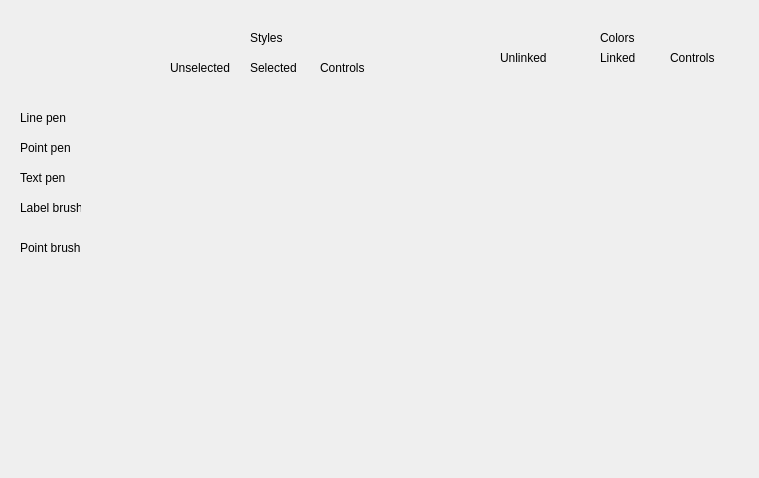
<?xml version="1.0" encoding="UTF-8"?>
<ui version="4.0">
 <class>Form</class>
 <widget class="QWidget" name="Form">
  <property name="geometry">
   <rect>
    <x>0</x>
    <y>0</y>
    <width>759</width>
    <height>478</height>
   </rect>
  </property>
  <property name="windowTitle">
   <string>Form</string>
  </property>
  <widget class="QLabel" name="stylesLabel">
   <property name="geometry">
    <rect>
     <x>250</x>
     <y>30</y>
     <width>50</width>
     <height>16</height>
    </rect>
   </property>
   <property name="text">
    <string>Styles</string>
   </property>
  </widget>
  <widget class="QLabel" name="colorsLabel">
   <property name="geometry">
    <rect>
     <x>600</x>
     <y>30</y>
     <width>50</width>
     <height>16</height>
    </rect>
   </property>
   <property name="text">
    <string>Colors</string>
   </property>
  </widget>
  <widget class="QLabel" name="linePenStyleLabel">
   <property name="geometry">
    <rect>
     <x>20</x>
     <y>110</y>
     <width>50</width>
     <height>16</height>
    </rect>
   </property>
   <property name="text">
    <string>Line pen</string>
   </property>
  </widget>
  <widget class="QLabel" name="pointPenStyleLabel">
   <property name="geometry">
    <rect>
     <x>20</x>
     <y>140</y>
     <width>51</width>
     <height>16</height>
    </rect>
   </property>
   <property name="text">
    <string>Point pen</string>
   </property>
  </widget>
  <widget class="QLabel" name="selectedStylesLabel">
   <property name="geometry">
    <rect>
     <x>250</x>
     <y>60</y>
     <width>50</width>
     <height>16</height>
    </rect>
   </property>
   <property name="text">
    <string>Selected</string>
   </property>
  </widget>
  <widget class="QLabel" name="controlStylesLabel">
   <property name="geometry">
    <rect>
     <x>320</x>
     <y>60</y>
     <width>50</width>
     <height>16</height>
    </rect>
   </property>
   <property name="text">
    <string>Controls</string>
   </property>
  </widget>
  <widget class="QLabel" name="pointBrushStyleLabel">
   <property name="geometry">
    <rect>
     <x>20</x>
     <y>240</y>
     <width>71</width>
     <height>16</height>
    </rect>
   </property>
   <property name="text">
    <string>Point brush</string>
   </property>
  </widget>
  <widget class="QLabel" name="textPenSyleLabel">
   <property name="geometry">
    <rect>
     <x>20</x>
     <y>170</y>
     <width>50</width>
     <height>16</height>
    </rect>
   </property>
   <property name="text">
    <string>Text pen</string>
   </property>
  </widget>
  <widget class="QLabel" name="labelBrushStyleLabel">
   <property name="geometry">
    <rect>
     <x>20</x>
     <y>200</y>
     <width>61</width>
     <height>16</height>
    </rect>
   </property>
   <property name="text">
    <string>Label brush</string>
   </property>
  </widget>
  <widget class="QLabel" name="unSelectedStylesLabel">
   <property name="geometry">
    <rect>
     <x>170</x>
     <y>60</y>
     <width>61</width>
     <height>16</height>
    </rect>
   </property>
   <property name="text">
    <string>Unselected</string>
   </property>
  </widget>
  <widget class="QLabel" name="linkedColorsLabel">
   <property name="geometry">
    <rect>
     <x>600</x>
     <y>50</y>
     <width>50</width>
     <height>16</height>
    </rect>
   </property>
   <property name="text">
    <string>Linked</string>
   </property>
  </widget>
  <widget class="QLabel" name="unlinkedColorsLabel">
   <property name="geometry">
    <rect>
     <x>500</x>
     <y>50</y>
     <width>50</width>
     <height>16</height>
    </rect>
   </property>
   <property name="text">
    <string>Unlinked</string>
   </property>
  </widget>
  <widget class="QLabel" name="controlColorsLabel">
   <property name="geometry">
    <rect>
     <x>670</x>
     <y>50</y>
     <width>50</width>
     <height>16</height>
    </rect>
   </property>
   <property name="text">
    <string>Controls</string>
   </property>
  </widget>
  <widget class="QWidget" name="linePenUnlinkedColorWidget" native="true">
   <property name="geometry">
    <rect>
     <x>500</x>
     <y>100</y>
     <width>71</width>
     <height>31</height>
    </rect>
   </property>
  </widget>
  <widget class="QWidget" name="linePenLinkedColorWidget" native="true">
   <property name="geometry">
    <rect>
     <x>590</x>
     <y>100</y>
     <width>71</width>
     <height>31</height>
    </rect>
   </property>
  </widget>
  <widget class="QWidget" name="linePenControlColorWidget" native="true">
   <property name="geometry">
    <rect>
     <x>670</x>
     <y>100</y>
     <width>71</width>
     <height>31</height>
    </rect>
   </property>
  </widget>
  <widget class="QWidget" name="pointPenLinkedColorWidget" native="true">
   <property name="geometry">
    <rect>
     <x>590</x>
     <y>150</y>
     <width>71</width>
     <height>31</height>
    </rect>
   </property>
  </widget>
  <widget class="QWidget" name="pointPenUnlinkedColorWidget" native="true">
   <property name="geometry">
    <rect>
     <x>500</x>
     <y>150</y>
     <width>71</width>
     <height>31</height>
    </rect>
   </property>
  </widget>
  <widget class="QWidget" name="pointPenControlColorWidget" native="true">
   <property name="geometry">
    <rect>
     <x>670</x>
     <y>150</y>
     <width>71</width>
     <height>31</height>
    </rect>
   </property>
  </widget>
 </widget>
 <resources/>
 <connections/>
</ui>
